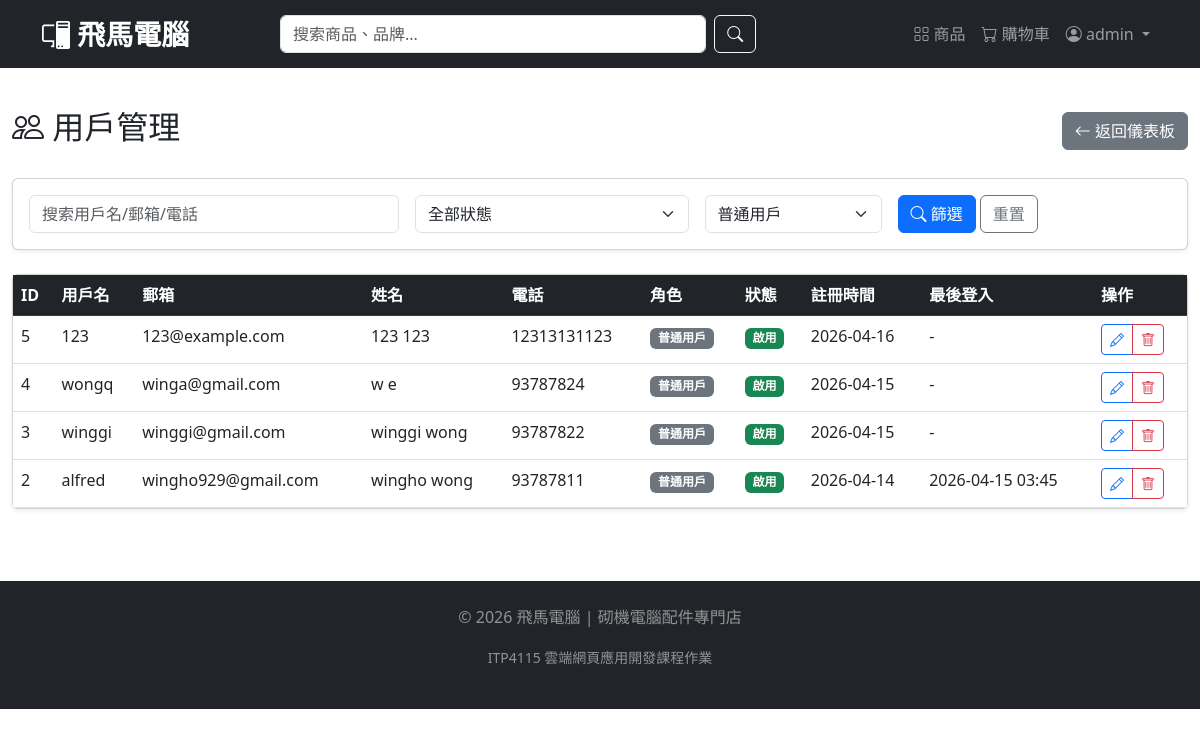
Page /admin/users?role=user (signed in) on the committed database.
### models.py (models this page shows, shortened)
class User(db.Model, UserMixin):
    __tablename__ = 'users'
    id = db.Column(db.Integer, primary_key=True)
    username = db.Column(db.String(80), unique=True, nullable=False)
    email = db.Column(db.String(120), unique=True, nullable=False)
    password_hash = db.Column(db.String(128), nullable=False)
    first_name = db.Column(db.String(50))
    last_name = db.Column(db.String(50))
    phone = db.Column(db.String(20))
    address = db.Column(db.String(200))
    is_admin = db.Column(db.Boolean, default=False)
    created_at = db.Column(db.DateTime, default=datetime.utcnow)
    last_login = db.Column(db.DateTime)
    login_count = db.Column(db.Integer, default=0)
    is_active = db.Column(db.Boolean, default=True)
    orders = db.relationship('Order', backref='user', lazy=True, cascade='all, delete-orphan')
    reviews = db.relationship('Review', backref='user', lazy=True, cascade='all, delete-orphan')

### admin.py (the view)
    def wrapper(*args, **kwargs):
        if not current_user.is_authenticated or not current_user.is_admin:
            flash('需要管理员权限', 'danger')
            return redirect(url_for('index'))
        return func(*args, **kwargs)

### admin.py (called while the page is built)
def admin_required(func):
    def wrapper(*args, **kwargs):
        if not current_user.is_authenticated or not current_user.is_admin:
            flash('需要管理员权限', 'danger')
            return redirect(url_for('index'))
        return func(*args, **kwargs)
    wrapper.__name__ = func.__name__
    return wrapper

### app.py (called while the page is built)
@login_manager.user_loader
def load_user(user_id):
    return User.query.get(int(user_id))

### templates/admin/users.html (shortened to what this page needs)
{% extends "base.html" %}
{% block content %}
<div class="container-fluid py-4">
    <div class="row">
        <div class="col-12">
            <div class="d-flex justify-content-between align-items-center mb-4">
                <h2><i class="bi bi-people"></i> 用戶管理</h2>
                <a href="{{ url_for('admin.dashboard') }}" class="btn btn-secondary">
                    <i class="bi bi-arrow-left"></i> 返回儀表板
                </a>
            </div>
            <div class="card shadow-sm mb-4">
                <div class="card-body">
                    <form method="GET" action="{{ url_for('admin.admin_users') }}" class="row g-3">
                        <div class="col-md-4">
                            <input type="text" name="search" class="form-control" placeholder="搜索用戶名/郵箱/電話" value="{{ search }}">
                        </div>
                        <div class="col-md-3">
                            <select name="status" class="form-select">
                                <option value="all" {% if status == 'all' %}selected{% endif %}>全部狀態</option>
                            </select>
                        </div>
                        <div class="col-md-2">
                            <select name="role" class="form-select">
                                <option value="user" {% if role == 'user' %}selected{% endif %}>普通用戶</option>
                            </select>
                        </div>
                        <div class="col-md-3">
                            <button type="submit" class="btn btn-primary"><i class="bi bi-search"></i> 篩選</button>
                            <a href="{{ url_for('admin.admin_users') }}" class="btn btn-outline-secondary">重置</a>
                        </div>
                    </form>
                </div>
            </div>
            <div class="card shadow-sm">
                <div class="card-body p-0">
                    <div class="table-responsive">
                        <table class="table table-hover mb-0">
                            <thead class="table-dark">
                                <tr>
                                    <th>ID</th>
                                    <th>用戶名</th>
                                    <th>郵箱</th>
                                    <th>姓名</th>
                                    <th>電話</th>
                                    <th>角色</th>
                                    <th>狀態</th>
                                    <th>註冊時間</th>
                                    <th>最後登入</th>
                                    <th>操作</th>
                                </tr>
                            </thead>
                            <tbody>
                                {% for user in users %}
                                <tr>
                                    <td>{{ user.id }}</td>
                                    <td>{{ user.username }}</td>
                                    <td>{{ user.email }}</td>
                                    <td>{{ user.first_name }} {{ user.last_name }}</td>
                                    <td>{{ user.phone or '-' }}</td>
                                    <td>
                                        {% if user.is_admin %}
                                            <span class="badge bg-danger">管理員</span>
                                        {% else %}
                                            <span class="badge bg-secondary">普通用戶</span>
                                        {% endif %}
                                    </td>
                                    <td>
                                        {% if user.is_active %}
                                            <span class="badge bg-success">啟用</span>
                                        {% else %}
                                            <span class="badge bg-danger">禁用</span>
                                        {% endif %}
                                    </td>
                                    <td>{{ user.created_at.strftime('%Y-%m-%d') if user.created_at else '-' }}</td>
                                    <td>{{ user.last_login.strftime('%Y-%m-%d %H:%M') if user.last_login else '-' }}</td>
                                    <td>
                                        <div class="btn-group btn-group-sm">
                                            <button type="button" class="btn btn-outline-primary" data-bs-toggle="modal" data-bs-target="#editUserModal"
                                                    data-id="{{ user.id }}" data-username="{{ user.username }}" data-email="{{ user.email }}"
                                                    data-first_name="{{ user.first_name }}" data-last_name="{{ user.last_name }}"
                                                    data-phone="{{ user.phone }}" data-address="{{ user.address }}"
                                                    data-is_admin="{{ user.is_admin }}" data-is_active="{{ user.is_active }}">
                                                <i class="bi bi-pencil"></i>
                                            </button>
                                            {% if user.id != current_user.id %}
                                            <button type="button" class="btn btn-outline-danger" onclick="deleteUser({{ user.id }})">
                                                <i class="bi bi-trash"></i>
                                            </button>
                                            {% endif %}
                                        </div>
                                    </td>
                                </tr>
                                {% endfor %}
                            </tbody>
                        </table>
                    </div>
                </div>
            </div>
        </div>
    </div>
</div>
{% endblock %}

### templates/base.html (shortened to what this page needs)
<!DOCTYPE html>
<html lang="zh-HK">
<head>
    <link href="https://cdn.jsdelivr.net/npm/bootstrap@5.3.0-alpha1/dist/css/bootstrap.min.css" rel="stylesheet">
    <link rel="stylesheet" href="https://cdn.jsdelivr.net/npm/bootstrap-icons@1.11.0/font/bootstrap-icons.css">
    <link href="{{ url_for('static', filename='css/style.css') }}" rel="stylesheet">
</head>
<body>
    <nav class="navbar navbar-expand-lg navbar-dark bg-dark sticky-top">
        <div class="container">
            <a class="navbar-brand fw-bold fs-3" href="{{ url_for('index') }}">
                <i class="bi bi-pc-display"></i> 飛馬電腦
            </a>
            <div class="collapse navbar-collapse" id="navbarMain">
                <form class="d-flex mx-auto w-50" action="{{ url_for('products') }}" method="get">
                    <input class="form-control me-2" type="search" name="search" placeholder="搜索商品、品牌..." aria-label="Search">
                    <button class="btn btn-outline-light" type="submit"><i class="bi bi-search"></i></button>
                </form>
                <ul class="navbar-nav ms-auto">
                    <li class="nav-item"><a class="nav-link" href="{{ url_for('products') }}"><i class="bi bi-grid"></i> 商品</a></li>
                    <li class="nav-item"><a class="nav-link position-relative" href="{{ url_for('cart') }}">
                        <i class="bi bi-cart"></i> 購物車
                    </a></li>
                    {% if current_user.is_authenticated %}
                        <li class="nav-item dropdown">
                            <a class="nav-link dropdown-toggle" href="#" data-bs-toggle="dropdown">
                                <i class="bi bi-person-circle"></i> {{ current_user.username }}
                            </a>
                        </li>
                    {% else %}
                        <li class="nav-item"><a class="nav-link" href="{{ url_for('login') }}"><i class="bi bi-box-arrow-in-right"></i> 登入</a></li>
                        <li class="nav-item"><a class="nav-link" href="{{ url_for('register') }}"><i class="bi bi-person-plus"></i> 註冊</a></li>
                    {% endif %}
                </ul>
            </div>
        </div>
    </nav>
    {% block content %}{% endblock %}
    <footer class="bg-dark text-white-50 mt-5 py-4">
        <div class="container text-center">
            <p>&copy; 2026 飛馬電腦 | 砌機電腦配件專門店</p>
            <p><small>ITP4115 雲端網頁應用開發課程作業</small></p>
        </div>
    </footer>
</body>
</html>

### rows in the picture
User: username "admin"
User: id "5", username "123", email "123@example.com", first_name "123", last_name "123", phone "12313131123", is_admin "普通用戶", is_active "啟用", created_at "2026-04-16", last_login "-"
User: id "4", username "wongq", email "winga@gmail.com", first_name "w", last_name "e", phone "93787824", is_admin "普通用戶", is_active "啟用", created_at "2026-04-15", last_login "-"
User: id "3", username "winggi", email "winggi@gmail.com", first_name "winggi", last_name "wong", phone "93787822", is_admin "普通用戶", is_active "啟用", created_at "2026-04-15", last_login "-"
User: id "2", username "alfred", email "wingho929@gmail.com", first_name "wingho", last_name "wong", phone "93787811", is_admin "普通用戶", is_active "啟用", created_at "2026-04-14", last_login "2026-04-15 03:45"
